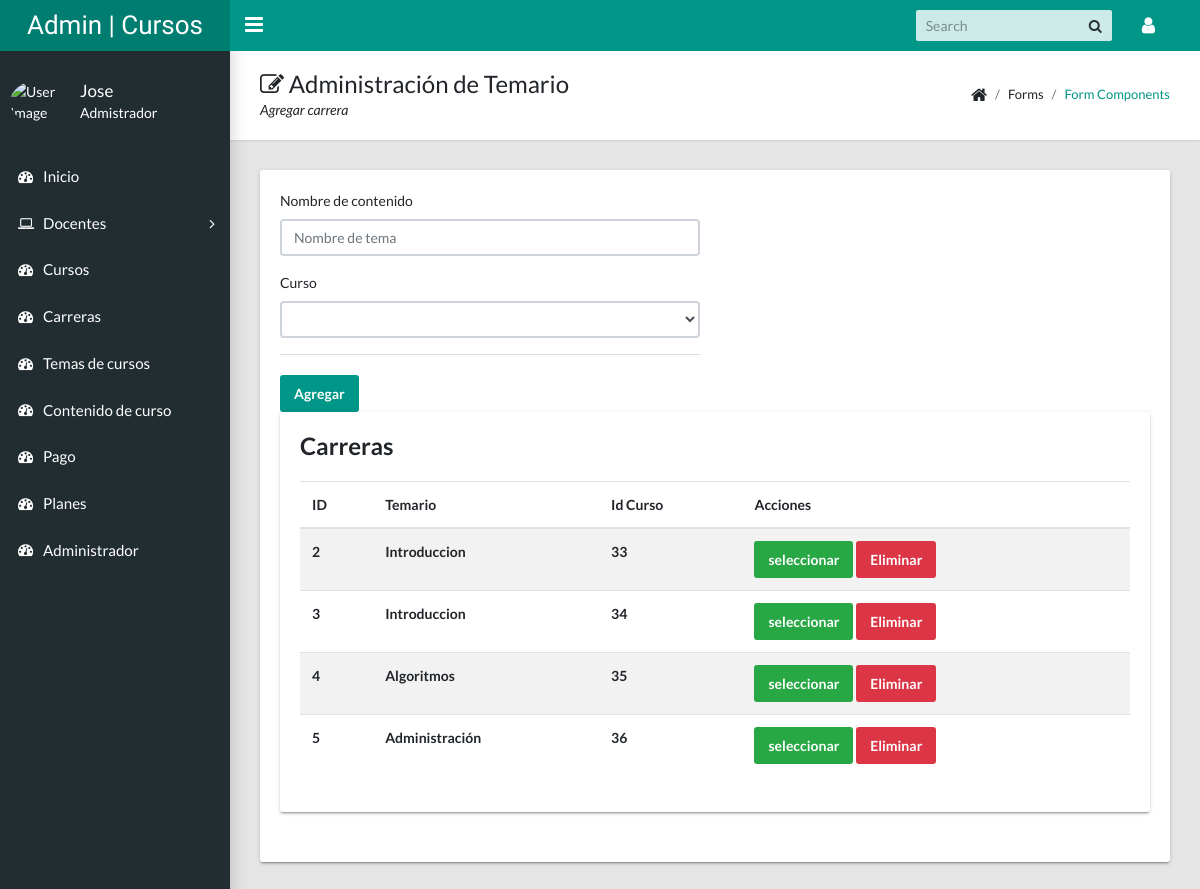
Before: /admin/vistaTema.php (signed in) with the older database file.
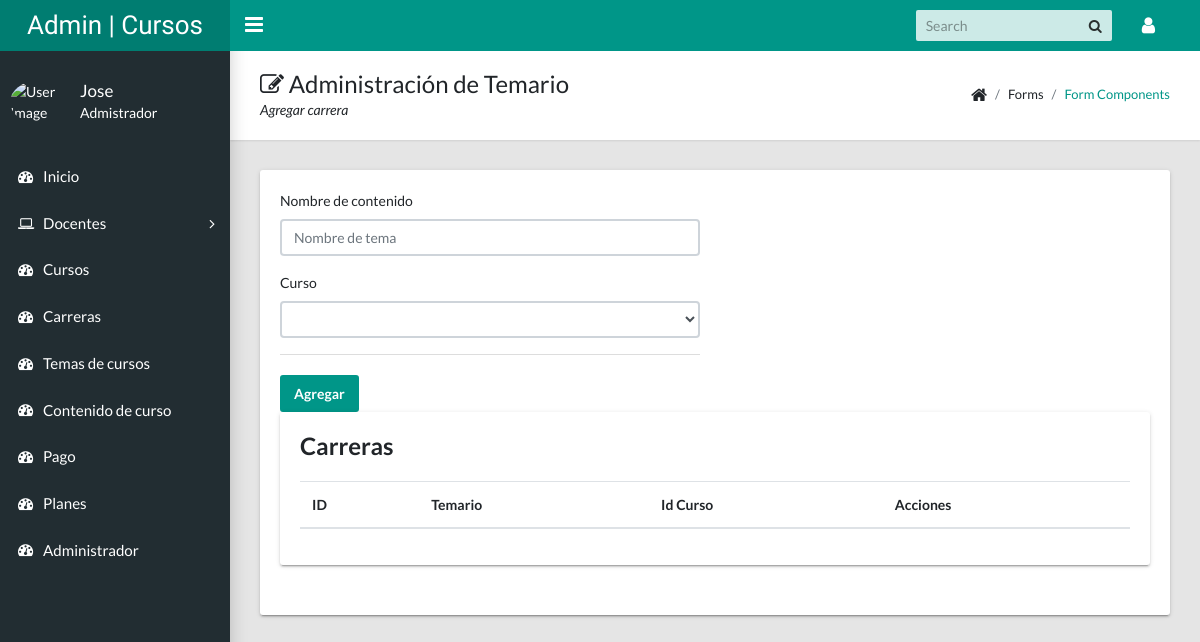
After: the same page with the newer database file.
### tables this page shows
CREATE TABLE `tema_contenido` (
  `Id` int(11) NOT NULL,
  `Tema` varchar(100) NOT NULL,
  `Id_Curso` int(11) NOT NULL
);

### admin/modulos/temaContenido.php (called while the page is built, shortened)
<?php
include_once "../config/conexion.php";
$temaContenido = isset($_POST['temaContenido']) ? $_POST['temaContenido'] : "";
$curso = isset($_POST['curso']) ? $_POST['curso'] : "";
$sql = "SELECT * FROM curso ORDER BY Id ASC";
$sentencia = $pdo->prepare($sql);
$sentencia->execute();
$resultadoCurso = $sentencia->fetchAll(PDO::FETCH_ASSOC);
$sql = "SELECT * FROM tema_contenido ORDER BY Id ASC";
$sentencia = $pdo->prepare($sql);
$sentencia->execute();
$resultadoContenido = $sentencia->fetchAll(PDO::FETCH_ASSOC);
?>

### admin/vistaTema.php (the view, shortened to what this page needs)
<?php include_once "templates/header.php";   ?>
<?php include_once "templates/sidebar.php";   ?>
<?php include_once "modulos/temaContenido.php";   ?>
<main class="app-content">
  <div class="app-title">
    <div>
      <h1><i class="fa fa-edit"></i> Administración de Temario</h1>
      <p>Agregar carrera</p>
    </div>
    <ul class="app-breadcrumb breadcrumb">
      <li class="breadcrumb-item"><i class="fa fa-home fa-lg"></i></li>
      <li class="breadcrumb-item">Forms</li>
      <li class="breadcrumb-item"><a href="#">Form Components</a></li>
    </ul>
  </div>
  <div class="row">
    <div class="col-md-12">
      <div class="tile">
        <div class="row">
          <div class="col-lg-6">
            <form action="" method="POST" enctype="multipart/form-data">
              <div class="form-group">
                <label for="temaContenido">Nombre de contenido</label>
                <input name="temaContenido" class="form-control" id="temaContenido" type="text" placeholder="Nombre de tema" value="<?php echo $temaContenido ?>">
              </div>
              <div class="form-group">
                <label for="curso">Curso</label>
                <select class="form-control" id="curso" name="curso" required="">
                  <option value="<?php echo $curso ?>"><?php if($curso != ''){echo "Actualmente o cambiar";} ?></option>
                  <?php foreach($resultadoCurso as $curso) : ?>
                  <option value="<?php echo $curso['Id']; ?>"><?php echo $curso['Nombre']; ?></option>
                <?php endforeach ?>
                </select>
              </div>
              <div class="tile-footer">
            <?php if (isset($_POST['seleccionar'])) { ?>
		        <input name="accion" value="Actualizar" class="btn btn-primary" type="submit">
            <?php }else{ ?>
            <input name="accion" value="Agregar" class="btn btn-primary" type="submit">
            <?php } ?>
		      </div>
            </form>
          </div>
        <div class="col-md-12">
          <div class="tile">
            <h3 class="tile-title">Carreras</h3>
            <div class="table-responsive">
              <table class="table table-striped">
                <thead>
                  <tr>
                    <th>ID</th>
                    <th>Temario</th>
                    <th>Id Curso</th>
                    <th>Acciones</th>
                  </tr>
                </thead>
                <tbody>
                  	<?php foreach ($resultadoContenido as $data) : ?>
                  		<tr>
                  			<th><?php echo $data['Id'] ?></th>
                  			<th><?php echo $data['Tema'] ?></th>
                        <th><?php echo $data['Id_Curso'] ?></th>
                  			<th>
                  				<form action="" method="POST">
                            <input class="btn btn-success" type="submit" name="seleccionar" value="seleccionar">
                          <button class="btn btn-danger" type="submit" name="accion" value="Eliminar">Eliminar</button>
                          </form>
                  			</th>
                  		</tr>
                  	<?php endforeach ?>
                </tbody>
              </table>
            </div>
          </div>
        </div>
      </div>
        </div>
      </div>
    </div>
</main>
<?php include_once "templates/footer.php"; ?>

### admin/templates/header.php (shortened to what this page needs)
<!DOCTYPE html>
<html lang="es">
  <head>
    <link rel="stylesheet" type="text/css" href="./recursos/css/main.css">
    <link rel="stylesheet" type="text/css" href="https://maxcdn.bootstrapcdn.com/font-awesome/4.7.0/css/font-awesome.min.css">
  </head>
  <body class="app sidebar-mini">
    <header class="app-header"><a class="app-header__logo" href="index.html">Admin | Cursos</a>
      <a class="app-sidebar__toggle" href="#" data-toggle="sidebar" aria-label="Hide Sidebar"></a>
      <ul class="app-nav">
        <li class="app-search">
          <input class="app-search__input" type="search" placeholder="Search">
          <button class="app-search__button"><i class="fa fa-search"></i></button>
        </li>
        <li class="dropdown"><a class="app-nav__item" href="#" data-toggle="dropdown" aria-label="Open Profile Menu"><i class="fa fa-user fa-lg"></i></a>
        </li>
      </ul>
    </header>

### admin/templates/sidebar.php (shortened to what this page needs)
<aside class="app-sidebar">
  <div class="app-sidebar__user"><img style="width: 55px" class="app-sidebar__user-avatar" src="./recursos/images/fotoDocente/<?php echo $_SESSION['admin']['Foto']; ?>" alt="User Image">
    <div>
      <p class="app-sidebar__user-name"><?php if(isset($_SESSION['admin'])) { ?>
        <?php echo $_SESSION['admin']['Nombres']; ?>
      <?php }else{ ?>
        <?php echo $_SESSION['adminPrincipal']['Nombres']; ?>
      <?php } ?>
      </p>
      <p class="app-sidebar__user-designation">Admistrador</p>
    </div>
  </div>
  <ul class="app-menu">
    <li><a class="app-menu__item" href="home.php"><i class="app-menu__icon fa fa-dashboard"></i><span class="app-menu__label">Inicio</span></a></li>
    <?php if (isset($_SESSION['adminPrincipal'])) : ?>
    <li class="treeview"><a class="app-menu__item" href="#" data-toggle="treeview"><i class="app-menu__icon fa fa-laptop"></i><span class="app-menu__label">Docentes</span><i class="treeview-indicator fa fa-angle-right"></i></a>
    </li>
    <?php endif ?>
    <li><a class="app-menu__item" href="vistaCurso.php"><i class="app-menu__icon fa fa-dashboard"></i><span class="app-menu__label">Cursos</span></a></li>
    <li><a class="app-menu__item" href="vistaCarrera.php"><i class="app-menu__icon fa fa-dashboard"></i><span class="app-menu__label">Carreras</span></a></li>
    <li><a class="app-menu__item" href="vistaTema.php"><i class="app-menu__icon fa fa-dashboard"></i><span class="app-menu__label">Temas de cursos</span></a></li>
    <li><a class="app-menu__item" href="vistaAgregarContenido.php"><i class="app-menu__icon fa fa-dashboard"></i><span class="app-menu__label">Contenido de curso</span></a></li>
    <li><a class="app-menu__item" href="#"><i class="app-menu__icon fa fa-dashboard"></i><span class="app-menu__label">Pago</span></a></li>
    <li><a class="app-menu__item" href="#"><i class="app-menu__icon fa fa-dashboard"></i><span class="app-menu__label">Planes</span></a></li>
    <li><a class="app-menu__item" href="#"><i class="app-menu__icon fa fa-dashboard"></i><span class="app-menu__label">Administrador</span></a></li>
  </ul>
</aside>

### admin/templates/footer.php (shortened to what this page needs)
  </body>
</html>

Changed rows visible on the page:
removed tema_contenido: Id "2", Tema "Introduccion", Id_Curso "33"
removed tema_contenido: Id "3", Tema "Introduccion", Id_Curso "34"
removed tema_contenido: Id "4", Tema "Algoritmos", Id_Curso "35"
removed tema_contenido: Id "5", Tema "Administración", Id_Curso "36"
